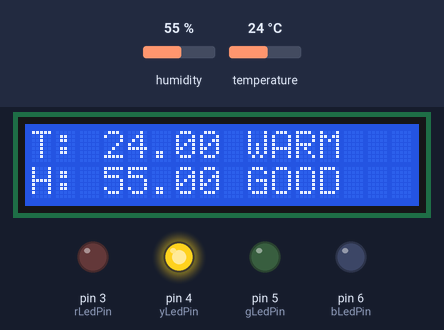
Simulated run of this sketch. Board: Arduino Uno, built with avr-gcc and run on an emulated ATmega328P. On the bench: 16×2 character LCD, output pins drawn as LEDs (lit = HIGH). Dashed ring = blinking. The test bench sets the inputs (shaded band); at power-on: temperature 24 °C, humidity 55 %.

Above: at 2.6 s.
2.7 s: temperature set to 22 °C
At 5.1 s:
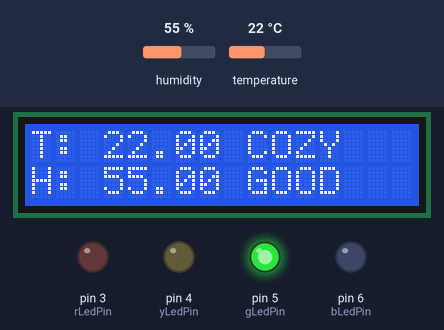
5.7 s: temperature set to 18 °C
At 6.5 s:
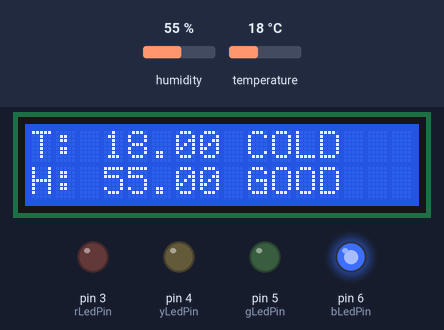
8.7 s: temperature set to 28 °C
At 10.6 s:
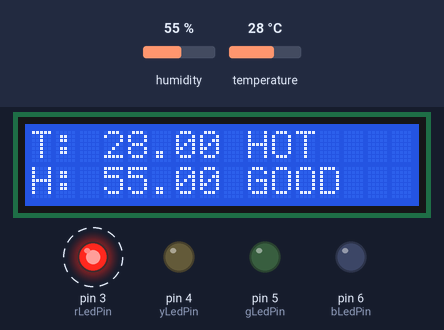
11.7 s: humidity set to 22 %
At 13.2 s:
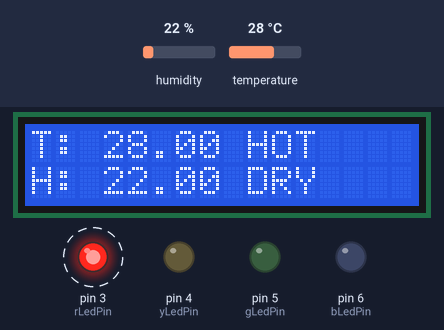
14.7 s: humidity set to 68 %
At 17.2 s:
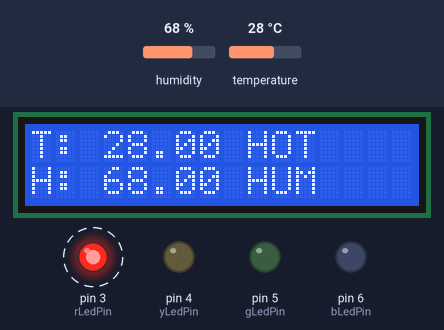
17.8 s: humidity set to 79 %
At 18.6 s:
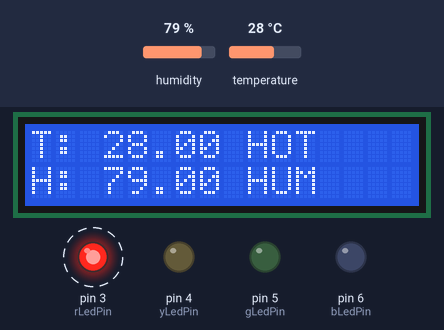
20.8 s: humidity set to 82 %
Timing chart, 0 to 24.8 s (numbered marks = the images above; inputs shaded):
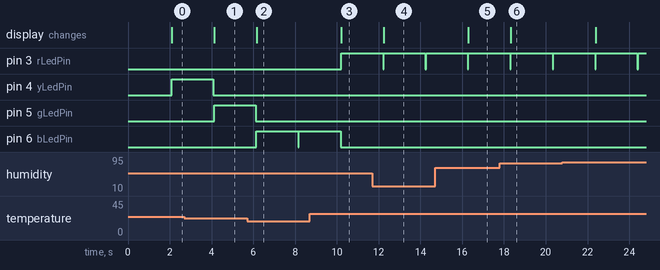

Measured:
- the behaviour switches between 24 and 23 °C on temperature (found by bisection; images 0 and 1)
- the behaviour switches between 20 and 19 °C on temperature (found by bisection; images 1 and 2)
- after the input at 2.7 s, pin 4 (yLedPin): goes on until 4.1 s, then stays LOW; pin 5 (gLedPin): LOW → HIGH after 1.4 s; the display: changes after 1.4 s (image 1)
- after the input at 5.7 s, pin 5 (gLedPin): goes on until 6.1 s, then stays LOW; pin 6 (bLedPin): LOW → HIGH after 0.45 s, → LOW 2.0 s later, → HIGH 0.03 s later; the display: changes after 0.45 s (image 2)
- after the input at 8.7 s, pin 3 (rLedPin): LOW → HIGH after 1.5 s; pin 6 (bLedPin): goes on until 10.2 s, then stays LOW; the display: changes after 1.5 s (image 3)
- after the input at 11.7 s, the display: changes after 0.54 s (image 4)
- after the input at 14.7 s, the display: changes after 1.6 s (image 5)
- after the input at 17.8 s, the display: changes after 0.53 s (image 6)

The sketch:

MeteoStation.ino
```cpp
#include <LiquidCrystal.h>
#include <DHT.h>

#define DHTTYPE DHT11

// DHT pin
const int dhtPin = 2;

// LED pins
const int bLedPin = 6;
const int gLedPin = 5;
const int yLedPin = 4;
const int rLedPin = 3;

// Initialize DHT sensor
DHT dht(dhtPin, DHTTYPE);

// Initialize LCD (RS, E, D4, D5, D6, D7)
LiquidCrystal lcd(7, 8, 9, 10, 11, 12);

void setup()
{
    pinMode(bLedPin, OUTPUT);
    pinMode(gLedPin, OUTPUT);
    pinMode(yLedPin, OUTPUT);
    pinMode(rLedPin, OUTPUT);

    digitalWrite(bLedPin, LOW);
    digitalWrite(gLedPin, LOW);
    digitalWrite(yLedPin, LOW);
    digitalWrite(rLedPin, LOW);

    Serial.begin(9600);
    dht.begin();
    lcd.begin(16,2);
}

void loop()
{
    delay(2000);

    // Turn off all LEDs
    digitalWrite(bLedPin, LOW);
    digitalWrite(gLedPin, LOW);
    digitalWrite(yLedPin, LOW);
    digitalWrite(rLedPin, LOW);

    // Read the temperature from the DHT sensor
    float h = dht.readHumidity();
    float t = dht.readTemperature();

    // Check sensor reading failure
    if (isnan(h) || isnan(t))
    {
      Serial.println("DHT sensor reading failure");
      return;
    }

    lcd.clear();

    // Check which temperature range it falls into
    // Turn on the appropriate LED and display the message
    lcd.setCursor(0,0);

    lcd.print("T: ");
    lcd.print(t);
    lcd.print(" ");

    if (t <= 19)
    {
      digitalWrite(bLedPin, HIGH);
      lcd.print("COLD");
    }
    else if (t <= 23)
    {
      digitalWrite(gLedPin, HIGH);
      lcd.print("COZY");
    }
    else if (t <= 27)
    {
      digitalWrite(yLedPin, HIGH);
      lcd.print("WARM");
    }
    else
    {
      digitalWrite(rLedPin, HIGH);
      lcd.print("HOT");
    }

    // Check humidity range an display message
    lcd.setCursor(0,1);

    lcd.print("H: ");
    lcd.print(h);
    lcd.print(" ");

    if (0 <= h && h <= 20) lcd.print("V.DRY");
    else if (h <= 40) lcd.print("DRY");
    else if (h <= 60) lcd.print("GOOD");
    else if (h <= 80) lcd.print("HUM");
    else if (h <= 100) lcd.print("V.HUM");
}
```
